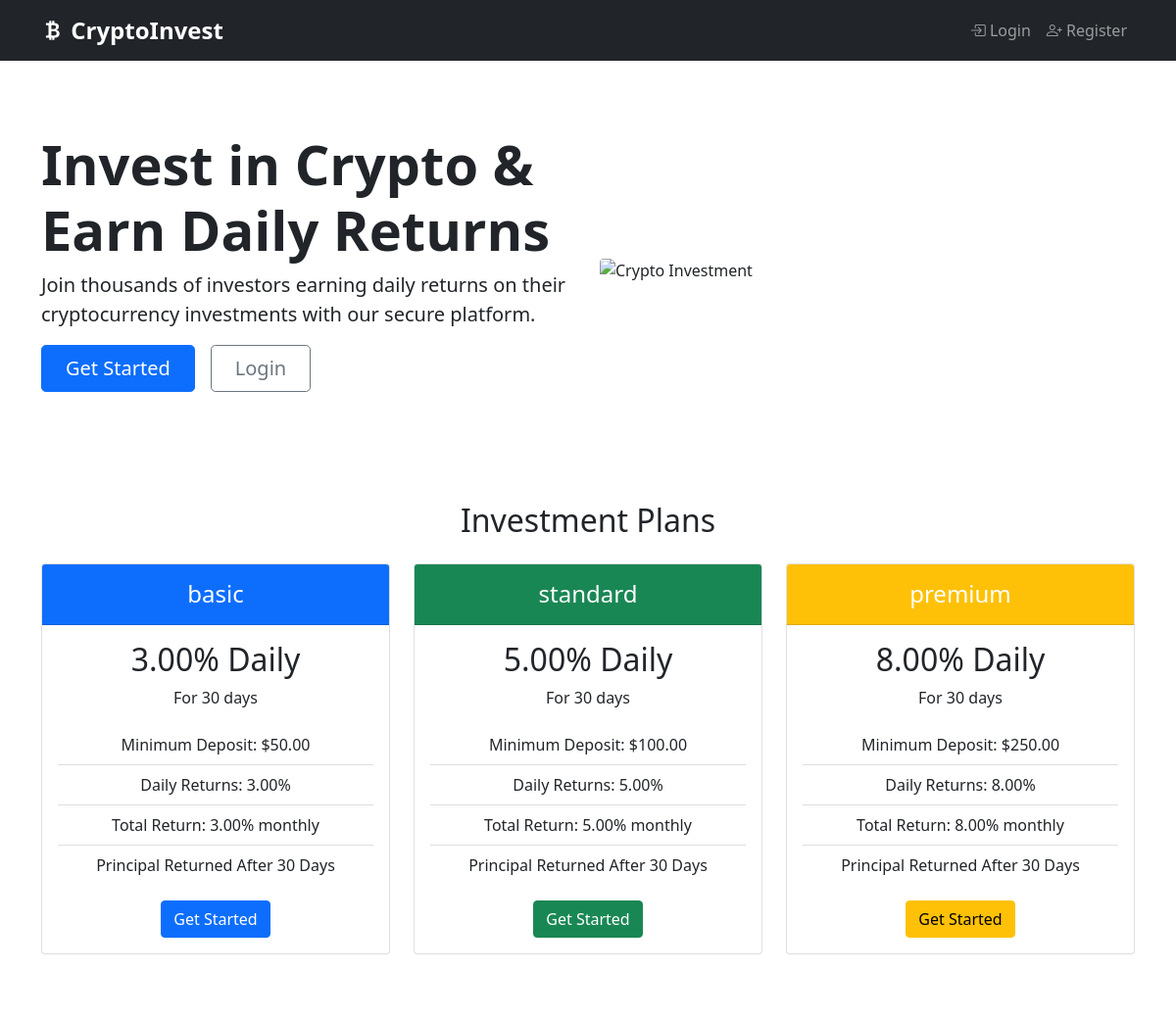
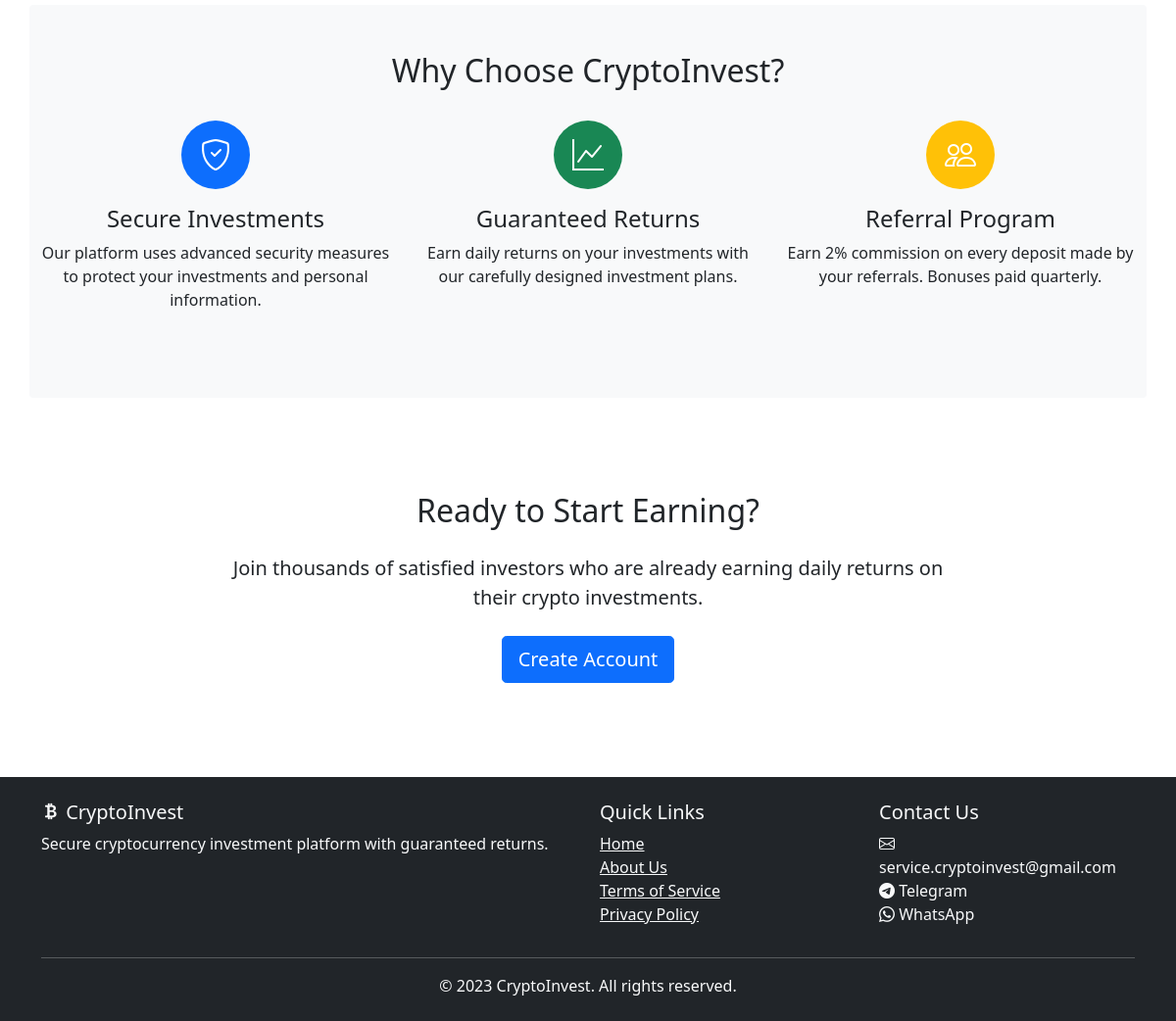
The page / on the database its author committed (2 pictures, top to bottom).
### investment_app/models.py (models this page shows, shortened)
class InvestmentPlan(models.Model):
    PLAN_CHOICES = (
        ('basic', 'Basic Plan'),
        ('standard', 'Standard Plan'),
        ('premium', 'Premium Plan'),
    )
    name = models.CharField(max_length=100, choices=PLAN_CHOICES, unique=True)
    daily_return = models.DecimalField(max_digits=5, decimal_places=2)  # in percentage
    min_deposit = models.DecimalField(max_digits=10, decimal_places=2)
    duration_days = models.IntegerField(default=30)
    is_active = models.BooleanField(default=True)
    description = models.TextField(blank=True, null=True)
    class Meta:
        ordering = ['min_deposit']

### investment_app/views.py (the view)
# urls.py: path('', views.index, name='index'),
def index(request):
    plans = InvestmentPlan.objects.all()
    return render(request, 'investment_app/index.html', {'plans': plans})

### investment_app/templates/investment_app/index.html
{% extends 'investment_app/base.html' %}
{% block content %}
<div class="row align-items-center py-5">
    <div class="col-lg-6">
        <h1 class="display-4 fw-bold">Invest in Crypto & Earn Daily Returns</h1>
        <p class="lead">Join thousands of investors earning daily returns on their cryptocurrency investments with our secure platform.</p>
        <div class="d-grid gap-2 d-md-flex justify-content-md-start mb-4 mb-lg-3">
            {% if user.is_authenticated %}
            <a href="{% url 'dashboard' %}" class="btn btn-primary btn-lg px-4 me-md-2">Go to Dashboard</a>
            {% else %}
            <a href="{% url 'register' %}" class="btn btn-primary btn-lg px-4 me-md-2">Get Started</a>
            <a href="{% url 'login' %}" class="btn btn-outline-secondary btn-lg px-4">Login</a>
            {% endif %}
        </div>
    </div>
    <div class="col-lg-6">
        <img src="https://images.unsplash.com/photo-1620336655055-bd87ca8f1370?ixlib=rb-1.2.1&auto=format&fit=crop&w=500&q=80" class="img-fluid rounded" alt="Crypto Investment">
    </div>
</div>
<div class="row mt-5 mb-5">
    <div class="col-12 text-center">
        <h2 class="mb-4">Investment Plans</h2>
    </div>
    {% for plan in plans %}
    <div class="col-md-4 mb-4">
        <div class="card investment-card h-100">
            <div class="card-header text-white text-center
                {% if plan.min_deposit == 50 %}bg-primary
                {% elif plan.min_deposit == 100 %}bg-success
                {% else %}bg-warning{% endif %}">
                <h4 class="my-2">{{ plan.name }}</h4>
            </div>
            <div class="card-body text-center">
                <h2 class="card-title">{{ plan.daily_return }}% Daily</h2>
                <p class="card-text">For {{ plan.duration_days }} days</p>
                <ul class="list-group list-group-flush mb-3">
                    <li class="list-group-item">Minimum Deposit: ${{ plan.min_deposit }}</li>
                    <li class="list-group-item">Daily Returns: {{ plan.daily_return }}%</li>
                    <li class="list-group-item">Total Return: {{ plan.daily_return|floatformat:2 }}% monthly</li>
                    <li class="list-group-item">Principal Returned After {{ plan.duration_days }} Days</li>
                </ul>
                {% if user.is_authenticated %}
                <a href="{% url 'invest' %}" class="btn
                    {% if plan.min_deposit == 50 %}btn-primary
                    {% elif plan.min_deposit == 100 %}btn-success
                    {% else %}btn-warning{% endif %}">
                    Invest Now
                </a>
                {% else %}
                <a href="{% url 'register' %}" class="btn
                    {% if plan.min_deposit == 50 %}btn-primary
                    {% elif plan.min_deposit == 100 %}btn-success
                    {% else %}btn-warning{% endif %}">
                    Get Started
                </a>
                {% endif %}
            </div>
        </div>
    </div>
    {% endfor %}
</div>
<div class="row mt-5 py-5 bg-light rounded">
    <div class="col-12 text-center mb-4">
        <h2>Why Choose CryptoInvest?</h2>
    </div>
    <div class="col-md-4 text-center mb-4">
        <div class="bg-primary text-white rounded-circle d-inline-flex align-items-center justify-content-center" style="width: 70px; height: 70px;">
            <i class="bi bi-shield-check" style="font-size: 2rem;"></i>
        </div>
        <h4 class="mt-3">Secure Investments</h4>
        <p>Our platform uses advanced security measures to protect your investments and personal information.</p>
    </div>
    <div class="col-md-4 text-center mb-4">
        <div class="bg-success text-white rounded-circle d-inline-flex align-items-center justify-content-center" style="width: 70px; height: 70px;">
            <i class="bi bi-graph-up" style="font-size: 2rem;"></i>
        </div>
        <h4 class="mt-3">Guaranteed Returns</h4>
        <p>Earn daily returns on your investments with our carefully designed investment plans.</p>
    </div>
    <div class="col-md-4 text-center mb-4">
        <div class="bg-warning text-white rounded-circle d-inline-flex align-items-center justify-content-center" style="width: 70px; height: 70px;">
            <i class="bi bi-people" style="font-size: 2rem;"></i>
        </div>
        <h4 class="mt-3">Referral Program</h4>
        <p>Earn 2% commission on every deposit made by your referrals. Bonuses paid quarterly.</p>
    </div>
</div>
<div class="row mt-5 py-5">
    <div class="col-md-8 mx-auto text-center">
        <h2 class="mb-4">Ready to Start Earning?</h2>
        <p class="lead mb-4">Join thousands of satisfied investors who are already earning daily returns on their crypto investments.</p>
        {% if user.is_authenticated %}
        <a href="{% url 'invest' %}" class="btn btn-primary btn-lg">Make an Investment</a>
        {% else %}
        <a href="{% url 'register' %}" class="btn btn-primary btn-lg">Create Account</a>
        {% endif %}
    </div>
</div>
{% endblock %}

### investment_app/templates/investment_app/base.html (style rules this page uses)
.investment-card { transition: transform 0.3s; }

### rows shown on the page
InvestmentPlan: name "basic", daily_return "3.00", duration_days "30", min_deposit "50.00"
InvestmentPlan: name "standard", daily_return "5.00", duration_days "30", min_deposit "100.00"
InvestmentPlan: name "premium", daily_return "8.00", duration_days "30", min_deposit "250.00"
